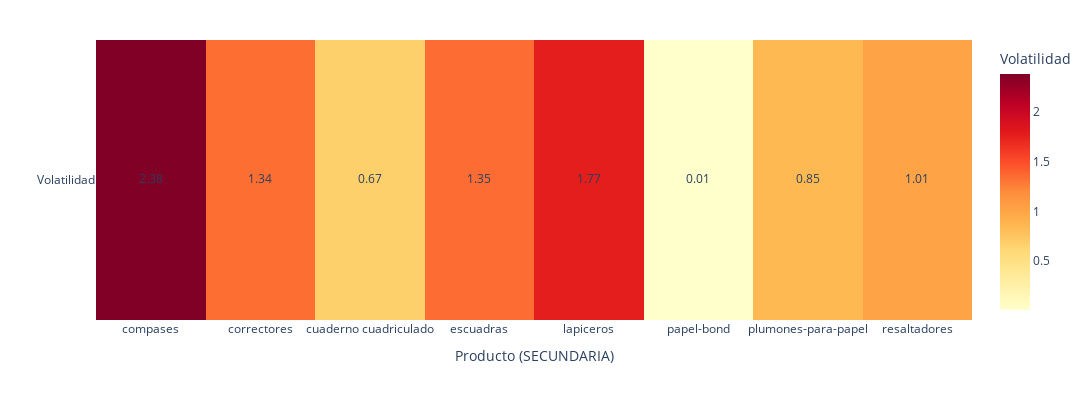
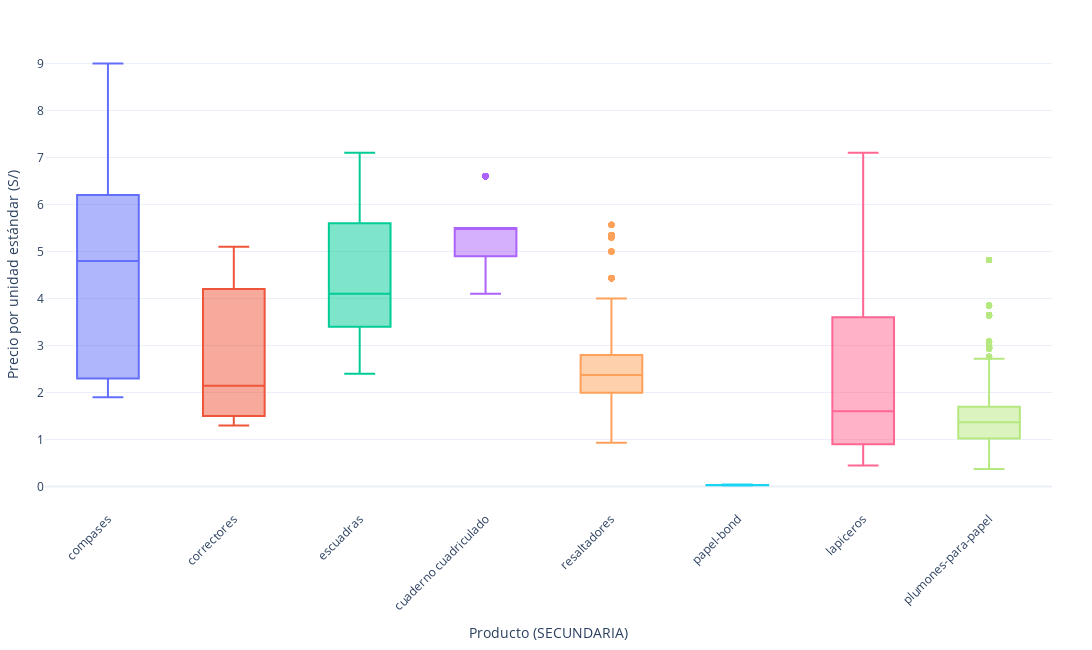

Notebook source saved alongside these figures, in order:
### Code cell
import pandas as pd
import numpy as np
import plotly.express as px
import plotly.graph_objects as go
import os

# ===============================
# 0. Configuración de rutas
# ===============================
# Carpeta donde se guardan los gráficos de SECUNDARIA
RESULTS_DIR = r"C:\Users\Hp\Documents\GitHub\PEU_INEI_Proyecto_Integrador_IPC\ipc-webscraping\results\Educacion\educacion_secundaria"
os.makedirs(RESULTS_DIR, exist_ok=True)

# Archivo consolidado de educación
INPUT_FILE = r"C:\Users\Hp\Desktop\WebScraping\Personal\tailoy-ipc-webscraping\normalized_consolidated\consolidado_educacion.xlsx"

# ===============================
# 1. Cargar datos
# ===============================
df = pd.read_excel(INPUT_FILE)

# Asegurar que el precio esté en formato numérico
df["precio_por_unidad_estandar"] = pd.to_numeric(
    df["precio_por_unidad_estandar"], errors="coerce"
)

# Eliminar filas sin precio válido
df = df.dropna(subset=["precio_por_unidad_estandar"]).copy()

# ===============================
# 2. Filtrar SOLO productos de SECUNDARIA
# ===============================
productos_secundaria = [
    # "calculadoras",
    "compases",
    "correctores",
    "cuaderno cuadriculado",
    "escuadras",
    "lapiceros",
    # "mochila escolar",
    "papel-bond",
    "plumones-para-papel",
    "resaltadores",
]

df["producto_especifico"] = df["producto_especifico"].astype(str)
df = df[df["producto_especifico"].isin(productos_secundaria)].copy()

# (opcional) marcar que todo es SECUNDARIA
df["nivel_educativo"] = "SECUNDARIA"

# ===============================
# 3. Preparar fecha
# ===============================
if "fecha_scraping" in df.columns:
    df["FECHA"] = pd.to_datetime(df["fecha_scraping"], errors="coerce")
else:
    df["FECHA"] = pd.NaT

# ===============================
# 4. Volatilidad por producto (SECUNDARIA, precio directo)
# ===============================
vol_prod = (
    df.groupby("producto_especifico")["precio_por_unidad_estandar"]
      .std()
      .reset_index(name="VOLATILIDAD")
)

print("Volatilidad por producto - SECUNDARIA (precio directo):")
print(vol_prod)

# Heatmap: una fila con N productos
fig_vol = go.Figure(
    data=go.Heatmap(
        z=[vol_prod["VOLATILIDAD"].values],      # una fila con N productos
        x=vol_prod["producto_especifico"],       # eje X: productos
        y=["Volatilidad"],                       # eje Y: una sola fila
        colorscale="YlOrRd",
        colorbar=dict(title="Volatilidad"),
    )
)

# Anotar valores dentro de cada celda
for _, row in vol_prod.iterrows():
    fig_vol.add_trace(
        go.Scatter(
            x=[row["producto_especifico"]],
            y=["Volatilidad"],
            text=[f"{row['VOLATILIDAD']:.2f}"],
            mode="text",
            showlegend=False,
        )
    )

fig_vol.update_layout(
    title=None,
    xaxis_title="Producto (SECUNDARIA)",   # sin 'específico'
    yaxis_title="",
    template="plotly_white",
    width=1200,
    height=400,
    margin=dict(l=40, r=40, t=40, b=80),
)
fig_vol.show()
fig_vol.write_image(
    os.path.join(RESULTS_DIR, "volatilidad_por_producto_secundaria.pdf")
)

# ===============================
# 5. Boxplot de precios por producto (precio directo)
# ===============================
fig_box = px.box(
    df,
    x="producto_especifico",
    y="precio_por_unidad_estandar",
    color="producto_especifico",
    labels={
        "producto_especifico": "Producto (SECUNDARIA)",
        "precio_por_unidad_estandar": "Precio por unidad estándar (S/)",
    },
    width=1400,
    height=650,
    template="plotly_white",
)

fig_box.update_layout(
    xaxis_tickangle=-45,
    showlegend=False,  # la leyenda sería igual que el eje X
    title=None,
    margin=dict(l=40, r=40, t=40, b=120),
)
fig_box.show()
fig_box.write_image(
    os.path.join(RESULTS_DIR, "boxplot_precio_por_producto_secundaria.pdf")
)

# ===============================
# 6. Evolución del precio promedio por producto (precio directo)
# ===============================
if df["FECHA"].notna().any():
    evol_prod = (
        df.groupby(["FECHA", "producto_especifico"])["precio_por_unidad_estandar"]
          .mean()
          .reset_index()
    )

    fig_line = px.line(
        evol_prod,
        x="FECHA",
        y="precio_por_unidad_estandar",
        color="producto_especifico",
        markers=True,
        labels={
            "FECHA": "Fecha",
            "precio_por_unidad_estandar": "Precio promedio (S/)",
            "producto_especifico": "Producto (SECUNDARIA)",
        },
    )

    fig_line.update_layout(
        title=None,
        xaxis_title="Fecha",
        yaxis_title="Precio promedio (S/)",
        template="plotly_white",
        hovermode="x unified",
        width=900,
        height=500,
        legend=dict(
            orientation="h",       # horizontal
            yanchor="top",
            y=-0.30,               # leyenda debajo del gráfico
            xanchor="center",
            x=0.5,
            bgcolor="rgba(0,0,0,0)",
        ),
        margin=dict(l=40, r=40, t=40, b=120),
    )

    fig_line.show()
    fig_line.write_image(
        os.path.join(RESULTS_DIR, "evolucion_precio_por_producto_secundaria.pdf")
    )
else:
    print("No hay 'fecha_scraping' válida para hacer la evolución temporal.")

### Figure 1 — Plotly figure (JSON) as saved in the notebook; plotly's stock layout.template omitted (floating-point values rounded to 4 significant figures)
{"data": [{"colorbar": {"title": {"text": "Volatilidad"}}, "colorscale": [[0, "rgb(255,255,204)"], [0.125, "rgb(255,237,160)"], [0.25, "rgb(254,217,118)"], [0.375, "rgb(254,178,76)"], [0.5, "rgb(253,141,60)"], [0.625, "rgb(252,78,42)"], [0.75, "rgb(227,26,28)"], [0.875, "rgb(189,0,38)"], [1, "rgb(128,0,38)"]], "type": "heatmap", "x": ["compases", "correctores", "cuaderno cuadriculado", "escuadras", "lapiceros", "papel-bond", "plumones-para-papel", "resaltadores"], "y": ["Volatilidad"], "z": [[2.384, 1.342, 0.6711, 1.349, 1.774, 0.006248, 0.8475, 1.008]]}, {"mode": "text", "showlegend": false, "text": ["2.38"], "type": "scatter", "x": ["compases"], "y": ["Volatilidad"]}, {"mode": "text", "showlegend": false, "text": ["1.34"], "type": "scatter", "x": ["correctores"], "y": ["Volatilidad"]}, {"mode": "text", "showlegend": false, "text": ["0.67"], "type": "scatter", "x": ["cuaderno cuadriculado"], "y": ["Volatilidad"]}, {"mode": "text", "showlegend": false, "text": ["1.35"], "type": "scatter", "x": ["escuadras"], "y": ["Volatilidad"]}, {"mode": "text", "showlegend": false, "text": ["1.77"], "type": "scatter", "x": ["lapiceros"], "y": ["Volatilidad"]}, {"mode": "text", "showlegend": false, "text": ["0.01"], "type": "scatter", "x": ["papel-bond"], "y": ["Volatilidad"]}, {"mode": "text", "showlegend": false, "text": ["0.85"], "type": "scatter", "x": ["plumones-para-papel"], "y": ["Volatilidad"]}, {"mode": "text", "showlegend": false, "text": ["1.01"], "type": "scatter", "x": ["resaltadores"], "y": ["Volatilidad"]}], "layout": {"height": 400, "margin": {"b": 80, "l": 40, "r": 40, "t": 40}, "title": {}, "width": 1200, "xaxis": {"title": {"text": "Producto (SECUNDARIA)"}}, "yaxis": {"title": {"text": ""}}}}

### Figure 2 — Plotly figure (JSON) as saved in the notebook; plotly's stock layout.template omitted (floating-point values rounded to 4 significant figures; data arrays with more than 128 entries replaced by an {"elided": "..."} marker saying what was removed)
{"data": [{"alignmentgroup": "True", "hovertemplate": "Producto (SECUNDARIA)=%{x}<br>Precio por unidad estándar (S/)=%{y}<extra></extra>", "legendgroup": "compases", "marker": {"color": "#636efa"}, "name": "compases", "notched": false, "offsetgroup": "compases", "orientation": "v", "showlegend": true, "type": "box", "x": {"elided": "154 str values"}, "x0": " ", "xaxis": "x", "y": {"elided": "154 float values"}, "y0": " ", "yaxis": "y"}, {"alignmentgroup": "True", "hovertemplate": "Producto (SECUNDARIA)=%{x}<br>Precio por unidad estándar (S/)=%{y}<extra></extra>", "legendgroup": "correctores", "marker": {"color": "#EF553B"}, "name": "correctores", "notched": false, "offsetgroup": "correctores", "orientation": "v", "showlegend": true, "type": "box", "x": {"elided": "225 str values"}, "x0": " ", "xaxis": "x", "y": {"elided": "225 float values"}, "y0": " ", "yaxis": "y"}, {"alignmentgroup": "True", "hovertemplate": "Producto (SECUNDARIA)=%{x}<br>Precio por unidad estándar (S/)=%{y}<extra></extra>", "legendgroup": "escuadras", "marker": {"color": "#00cc96"}, "name": "escuadras", "notched": false, "offsetgroup": "escuadras", "orientation": "v", "showlegend": true, "type": "box", "x": {"elided": "329 str values"}, "x0": " ", "xaxis": "x", "y": {"elided": "329 float values"}, "y0": " ", "yaxis": "y"}, {"alignmentgroup": "True", "hovertemplate": "Producto (SECUNDARIA)=%{x}<br>Precio por unidad estándar (S/)=%{y}<extra></extra>", "legendgroup": "cuaderno cuadriculado", "marker": {"color": "#ab63fa"}, "name": "cuaderno cuadriculado", "notched": false, "offsetgroup": "cuaderno cuadriculado", "orientation": "v", "showlegend": true, "type": "box", "x": {"elided": "1276 str values"}, "x0": " ", "xaxis": "x", "y": {"elided": "1276 float values"}, "y0": " ", "yaxis": "y"}, {"alignmentgroup": "True", "hovertemplate": "Producto (SECUNDARIA)=%{x}<br>Precio por unidad estándar (S/)=%{y}<extra></extra>", "legendgroup": "resaltadores", "marker": {"color": "#FFA15A"}, "name": "resaltadores", "notched": false, "offsetgroup": "resaltadores", "orientation": "v", "showlegend": true, "type": "box", "x": {"elided": "1274 str values"}, "x0": " ", "xaxis": "x", "y": {"elided": "1274 float values"}, "y0": " ", "yaxis": "y"}, {"alignmentgroup": "True", "hovertemplate": "Producto (SECUNDARIA)=%{x}<br>Precio por unidad estándar (S/)=%{y}<extra></extra>", "legendgroup": "papel-bond", "marker": {"color": "#19d3f3"}, "name": "papel-bond", "notched": false, "offsetgroup": "papel-bond", "orientation": "v", "showlegend": true, "type": "box", "x": {"elided": "307 str values"}, "x0": " ", "xaxis": "x", "y": {"elided": "307 float values"}, "y0": " ", "yaxis": "y"}, {"alignmentgroup": "True", "hovertemplate": "Producto (SECUNDARIA)=%{x}<br>Precio por unidad estándar (S/)=%{y}<extra></extra>", "legendgroup": "lapiceros", "marker": {"color": "#FF6692"}, "name": "lapiceros", "notched": false, "offsetgroup": "lapiceros", "orientation": "v", "showlegend": true, "type": "box", "x": {"elided": "2811 str values"}, "x0": " ", "xaxis": "x", "y": {"elided": "2811 float values"}, "y0": " ", "yaxis": "y"}, {"alignmentgroup": "True", "hovertemplate": "Producto (SECUNDARIA)=%{x}<br>Precio por unidad estándar (S/)=%{y}<extra></extra>", "legendgroup": "plumones-para-papel", "marker": {"color": "#B6E880"}, "name": "plumones-para-papel", "notched": false, "offsetgroup": "plumones-para-papel", "orientation": "v", "showlegend": true, "type": "box", "x": {"elided": "2746 str values"}, "x0": " ", "xaxis": "x", "y": {"elided": "2746 float values"}, "y0": " ", "yaxis": "y"}], "layout": {"boxmode": "overlay", "height": 650, "legend": {"title": {"text": "Producto (SECUNDARIA)"}, "tracegroupgap": 0}, "margin": {"b": 120, "l": 40, "r": 40, "t": 40}, "showlegend": false, "title": {}, "width": 1400, "xaxis": {"anchor": "y", "categoryarray": ["compases", "correctores", "escuadras", "cuaderno cuadriculado", "resaltadores", "papel-bond", "lapiceros", "plumones-para-papel"], "categoryorder": "array", "domain": [0, 1], "tickangle": -45, "title": {"text": "Producto (SECUNDARIA)"}}, "yaxis": {"anchor": "x", "domain": [0, 1], "title": {"text": "Precio por unidad estándar (S/)"}}}}
